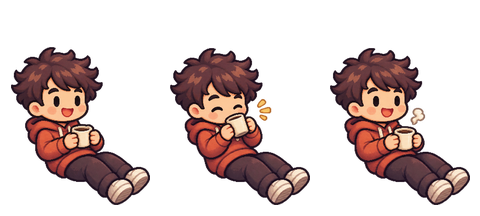
#> input picture assets/office/src/sheets/actor-0-away.png, 480 x 216 px; its folder holds only this picture in this run
$ python vqa020_proportions.py
#> lines starting #> are read from the running program, lines starting #| are printed output that depends on the picture
from pathlib import Path
from PIL import Image,ImageDraw
import json
R=Path(__file__).resolve().parent;M=json.loads((R/'manifest.json').read_text());visible={}
#> (reads assets/office/manifest.json from the repository)
for actor,a in M['actors'].items():
 im=Image.open(R/'src/sheets'/(a['away']+'.png')).convert('RGBA').crop((0,0,160,216));b=im.getchannel('A').point(lambda a:255 if a>32 else 0).getbbox();visible[actor]={'frameAlphaBounds':list(b),'visibleHeightToFrameHeight':round((b[3]-b[1])/216,6),'visibleHeightAt256':round((b[3]-b[1])*256/216,2)}
#> after `im = Image.open(R / 'src/sheets' / (a['away'] + '.png')).convert('RGBA`:
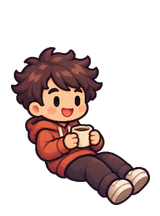
#> im: PIL image 160x216 RGBA; mean R, G, B, A 38.7, 24, 22.2, 76.3; transparent parts drawn white
#> after `b = im.getchannel('A').point(lambda a: 255 if a > 32 else 0).getbbox()`: b = (11, 47, 150, 205)
#> (the run stopped early here; a loop or call above may not have finished)
